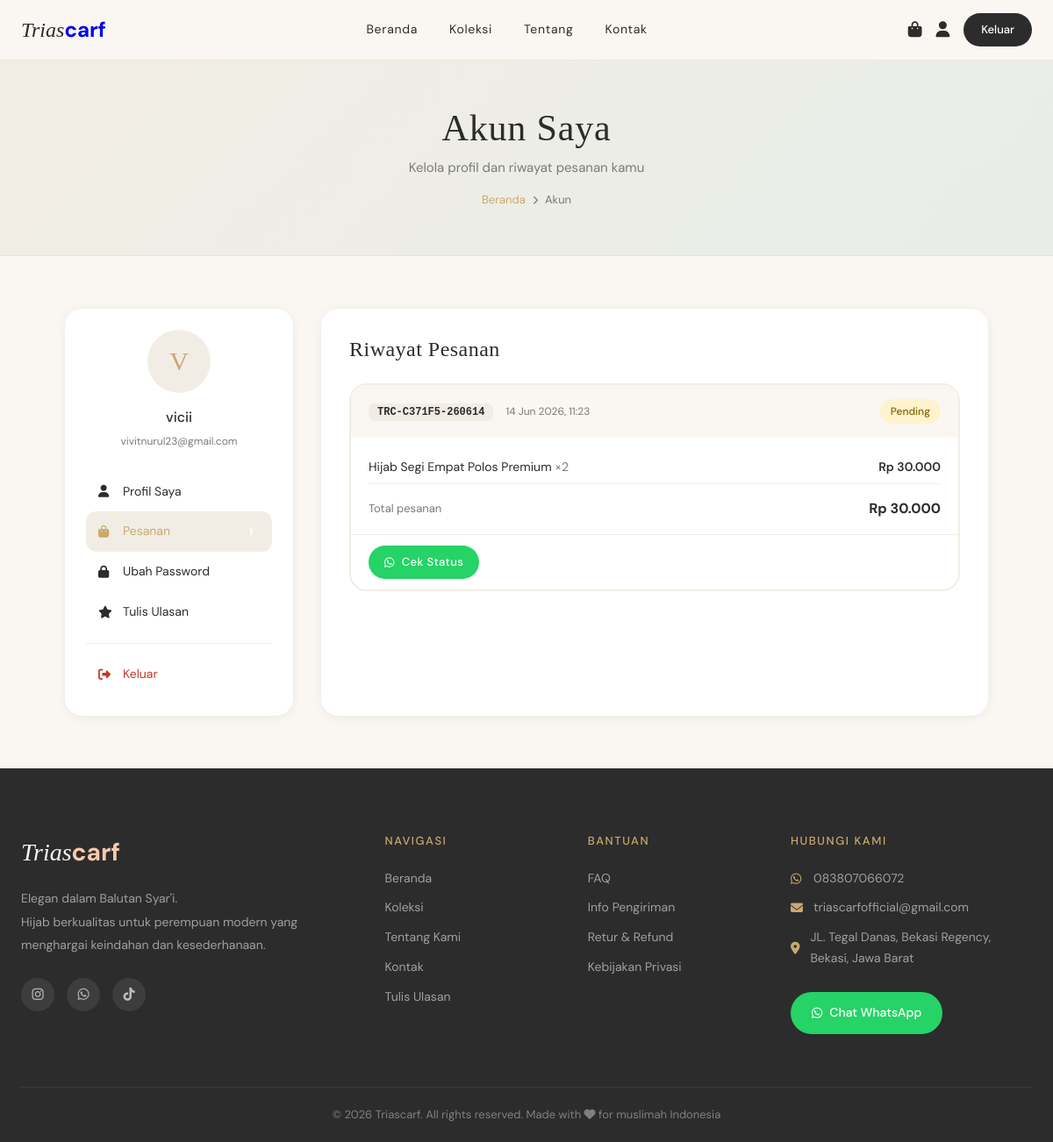
The page /triascraf/pages/account.php?tab=orders (signed in) on the database its author committed.
### tables this page shows
CREATE TABLE `users` (
  `id` int(11) NOT NULL,
  `name` varchar(100) NOT NULL,
  `email` varchar(150) NOT NULL,
  `password` varchar(255) NOT NULL,
  `phone` varchar(20) DEFAULT NULL,
  `address` text DEFAULT NULL,
  `city` varchar(100) DEFAULT NULL,
  `province` varchar(100) DEFAULT NULL,
  `postal_code` varchar(10) DEFAULT NULL,
  `role` enum('user','admin') DEFAULT 'user',
  `created_at` timestamp NOT NULL DEFAULT current_timestamp()
);

CREATE TABLE `orders` (
  `id` int(11) NOT NULL,
  `user_id` int(11) DEFAULT NULL,
  `order_code` varchar(30) NOT NULL,
  `name` varchar(100) NOT NULL,
  `email` varchar(150) NOT NULL,
  `phone` varchar(20) NOT NULL,
  `address` text NOT NULL,
  `city` varchar(100) NOT NULL,
  `province` varchar(100) NOT NULL,
  `postal_code` varchar(10) DEFAULT NULL,
  `notes` text DEFAULT NULL,
  `total_price` decimal(12,2) NOT NULL,
  `status` enum('pending','confirmed','shipped','delivered','cancelled') DEFAULT 'pending',
  `created_at` timestamp NOT NULL DEFAULT current_timestamp()
);

CREATE TABLE `order_items` (
  `id` int(11) NOT NULL,
  `order_id` int(11) NOT NULL,
  `product_id` int(11) DEFAULT NULL,
  `product_name` varchar(200) NOT NULL,
  `price` decimal(12,2) NOT NULL,
  `quantity` int(11) NOT NULL
);

CREATE TABLE `settings` (
  `id` int(11) NOT NULL,
  `key_name` varchar(100) NOT NULL,
  `value` text DEFAULT NULL
);

### triascraf/includes/config.php (called while the page is built, shortened)
<?php
function formatPrice($price) {
    return 'Rp ' . number_format($price, 0, ',', '.');
}
function getSetting($conn, $key) {
    $key = $conn->real_escape_string($key);
    $r = $conn->query("SELECT value FROM settings WHERE key_name = '$key'");
    if ($r && $r->num_rows > 0) return $r->fetch_assoc()['value'];
    return '';
}
?>

### triascraf/pages/account.php (the view, shortened to what this page needs)
<?php
require_once '../includes/config.php';
$uid = $_SESSION['user_id'];
$user   = $conn->query("SELECT * FROM users WHERE id=$uid")->fetch_assoc();
$orders = $conn->query("SELECT * FROM orders WHERE user_id=$uid ORDER BY created_at DESC LIMIT 10");
$orderCount = $conn->query("SELECT COUNT(*) as c FROM orders WHERE user_id=$uid")->fetch_assoc()['c'];
$tab = $_GET['tab'] ?? 'profile';
$provinces = ['Aceh','Bali','Banten','Bengkulu','DI Yogyakarta','DKI Jakarta','Gorontalo','Jambi','Jawa Barat','Jawa Tengah','Jawa Timur','Kalimantan Barat','Kalimantan Selatan','Kalimantan Tengah','Kalimantan Timur','Kalimantan Utara','Kepulauan Bangka Belitung','Kepulauan Riau','Lampung','Maluku','Maluku Utara','Nusa Tenggara Barat','Nusa Tenggara Timur','Papua','Papua Barat','Riau','Sulawesi Barat','Sulawesi Selatan','Sulawesi Tengah','Sulawesi Tenggara','Sulawesi Utara','Sumatera Barat','Sumatera Selatan','Sumatera Utara'];
?>
<?php include '../includes/header.php'; ?>
<div class="page-header">
    <h1>Akun Saya</h1>
    <p>Kelola profil dan riwayat pesanan kamu</p>
    <div class="breadcrumb">
        <a href="<?= BASE_URL ?>">Beranda</a>
        <i class="fas fa-chevron-right" style="font-size:10px"></i>
        <span>Akun</span>
    </div>
</div>
<div class="account-layout">
    <div class="account-sidebar">
        <div class="account-avatar"><?= strtoupper(substr($user['name'],0,1)) ?></div>
        <div class="account-name"><?= htmlspecialchars($user['name']) ?></div>
        <div class="account-email"><?= htmlspecialchars($user['email']) ?></div>
        <nav class="account-menu">
            <a href="?tab=profile" class="<?= $tab==='profile'?'active':'' ?>">
                <i class="fas fa-user" style="width:18px"></i> Profil Saya
            </a>
            <a href="?tab=orders" class="<?= $tab==='orders'?'active':'' ?>">
                <i class="fas fa-shopping-bag" style="width:18px"></i> Pesanan
                <?php if ($orderCount > 0): ?>
                <span style="margin-left:auto;background:var(--rose);color:white;font-size:11px;padding:2px 8px;border-radius:50px;font-weight:700"><?= $orderCount ?></span>
                <?php endif; ?>
            </a>
            <a href="?tab=password" class="<?= $tab==='password'?'active':'' ?>">
                <i class="fas fa-lock" style="width:18px"></i> Ubah Password
            </a>
            <a href="<?= BASE_URL ?>/pages/testimonial.php">
                <i class="fas fa-star" style="width:18px"></i> Tulis Ulasan
            </a>
            <hr style="border:none;border-top:1px solid var(--ivory);margin:12px 0">
            <a href="<?= BASE_URL ?>/pages/logout.php" style="color:var(--error)!important">
                <i class="fas fa-sign-out-alt" style="width:18px"></i> Keluar
            </a>
        </nav>
    </div>
    <div class="account-content">
        <?php if ($tab === 'profile'): ?>
        <h3 style="font-size:24px;margin-bottom:24px">Profil Saya</h3>
        <form method="POST">
            <input type="hidden" name="action" value="update_profile">
            <div class="form-row">
                <div class="form-group">
                    <label>Nama Lengkap *</label>
                    <input type="text" name="name" class="form-control" value="<?= htmlspecialchars($user['name']) ?>" required>
                </div>
                <div class="form-group">
                    <label>Nomor HP</label>
                    <input type="text" name="phone" class="form-control" value="<?= htmlspecialchars($user['phone'] ?? '') ?>" placeholder="08xxxxxxxxxx">
                </div>
            </div>
            <div class="form-group">
                <label>Email</label>
                <input type="email" class="form-control" value="<?= htmlspecialchars($user['email']) ?>" readonly style="background:var(--ivory);cursor:not-allowed" title="Email tidak dapat diubah">
                <small style="color:var(--muted);font-size:12px">Email tidak dapat diubah.</small>
            </div>
            <div class="form-group">
                <label>Alamat Lengkap</label>
                <textarea name="address" class="form-control" rows="2" placeholder="Jl. ..."><?= htmlspecialchars($user['address'] ?? '') ?></textarea>
            </div>
            <div class="form-row">
                <div class="form-group">
                    <label>Kota</label>
                    <input type="text" name="city" class="form-control" value="<?= htmlspecialchars($user['city'] ?? '') ?>">
                </div>
                <div class="form-group">
                    <label>Provinsi</label>
                    <select name="province" class="form-control">
                        <option value="">Pilih Provinsi</option>
                        <?php foreach($provinces as $prov): ?>
                        <option value="<?= $prov ?>" <?= ($user['province'] ?? '') === $prov ? 'selected' : '' ?>><?= $prov ?></option>
                        <?php endforeach; ?>
                    </select>
                </div>
            </div>
            <div class="form-group">
                <label>Kode Pos</label>
                <input type="text" name="postal_code" class="form-control" value="<?= htmlspecialchars($user['postal_code'] ?? '') ?>" placeholder="17210" style="max-width:200px">
            </div>
            <button type="submit" class="btn btn-primary"><i class="fas fa-save"></i> Simpan Perubahan</button>
        </form>
        <?php elseif ($tab === 'orders'): ?>
        <h3 style="font-size:24px;margin-bottom:24px">Riwayat Pesanan</h3>
        <?php if ($orders->num_rows > 0): ?>
        <div style="display:flex;flex-direction:column;gap:16px">
            <?php while($o = $orders->fetch_assoc()):
                $items = $conn->query("SELECT * FROM order_items WHERE order_id={$o['id']}");
            ?>
            <div style="border:2px solid var(--ivory);border-radius:var(--radius-lg);overflow:hidden;transition:border-color var(--transition)" onmouseover="this.style.borderColor='var(--rose)'" onmouseout="this.style.borderColor='var(--ivory)'">
                <div style="padding:16px 20px;background:var(--cream);display:flex;justify-content:space-between;align-items:center;flex-wrap:wrap;gap:10px">
                    <div>
                        <code style="background:var(--ivory);padding:3px 10px;border-radius:6px;font-size:12px;color:var(--rose);font-weight:700"><?= $o['order_code'] ?></code>
                        <span style="font-size:12px;color:var(--muted);margin-left:10px"><?= date('d M Y, H:i', strtotime($o['created_at'])) ?></span>
                    </div>
                    <span class="status-badge status-<?= $o['status'] ?>"><?= ucfirst($o['status']) ?></span>
                </div>
                <div style="padding:16px 20px">
                    <?php while($item = $items->fetch_assoc()): ?>
                    <div style="display:flex;justify-content:space-between;font-size:14px;padding:6px 0;border-bottom:1px solid var(--ivory)">
                        <span style="color:var(--body-text)"><?= htmlspecialchars($item['product_name']) ?> <span style="color:var(--muted)">×<?= $item['quantity'] ?></span></span>
                        <span style="font-weight:600;color:var(--charcoal)"><?= formatPrice($item['price'] * $item['quantity']) ?></span>
                    </div>
                    <?php endwhile; ?>
                    <div style="display:flex;justify-content:space-between;align-items:center;margin-top:14px">
                        <span style="font-size:13px;color:var(--muted)">Total pesanan</span>
                        <span style="font-weight:700;color:var(--rose);font-size:16px"><?= formatPrice($o['total_price']) ?></span>
                    </div>
                </div>
                <div style="padding:12px 20px;border-top:1px solid var(--ivory);display:flex;gap:10px">
                    <?php
                    $waMsg = urlencode("Halo Triascraf! 👋\nSaya ingin menanyakan status pesanan saya:\nNo. Order: *{$o['order_code']}*\n\nBisa tolong dicek? Terima kasih 🙏");
                    $waNum = getSetting($conn,'whatsapp_number');
                    ?>
                    <a href="https://wa.me/<?= $waNum ?>?text=<?= $waMsg ?>" target="_blank" class="btn btn-sm" style="background:#25D366;color:white">
                        <i class="fab fa-whatsapp"></i> Cek Status
                    </a>
                </div>
            </div>
            <?php endwhile; ?>
        </div>
        <?php endif; ?>
        <?php endif; ?>
    </div>
</div>
<?php include '../includes/footer.php'; ?>

### triascraf/includes/footer.php (shortened to what this page needs)
</div><footer class="footer">
    <div class="footer-container">
        <div class="footer-brand">
            <div class="footer-logo"><span class="logo-script">Trias</span><span class="logo-bold">carf</span></div>
            <p>Elegan dalam Balutan Syar'i.<br>Hijab berkualitas untuk perempuan modern yang menghargai keindahan dan kesederhanaan.</p>
            <div class="footer-social">
                <a href="https://www.instagram.com/<?= getSetting($conn, 'store_instagram') ?: 'triascarfofficial' ?>" target="_blank" title="Instagram"><i class="fab fa-instagram"></i></a>
                <a href="https://wa.me/<?= preg_replace('/[^0-9]/', '', getSetting($conn, 'whatsapp_number') ?: '083807066072') ?>" target="_blank" title="WhatsApp"><i class="fab fa-whatsapp"></i></a>
                <a href="https://tiktok.com/@triascarf" target="_blank" title="TikTok"><i class="fab fa-tiktok"></i></a>
            </div>
        </div>
        <div class="footer-links">
            <h4>Navigasi</h4>
            <a href="<?= BASE_URL ?>">Beranda</a>
            <a href="<?= BASE_URL ?>/pages/shop.php">Koleksi</a>
            <a href="<?= BASE_URL ?>/pages/about.php">Tentang Kami</a>
            <a href="<?= BASE_URL ?>/pages/contact.php">Kontak</a>
            <a href="<?= BASE_URL ?>/pages/testimonial.php">Tulis Ulasan</a>
        </div>
        <div class="footer-links">
            <h4>Bantuan</h4>
            <a href="<?= BASE_URL ?>/pages/faq.php">FAQ</a>
            <a href="<?= BASE_URL ?>/pages/shipping.php">Info Pengiriman</a>
            <a href="<?= BASE_URL ?>/pages/return.php">Retur &amp; Refund</a>
            <a href="<?= BASE_URL ?>/pages/privacy.php">Kebijakan Privasi</a>
        </div>
        <div class="footer-contact">
            <h4>Hubungi Kami</h4>
            <p><i class="fab fa-whatsapp"></i> <?= getSetting($conn, 'whatsapp_number') ?: '083807066072' ?></p>
            <p><i class="fas fa-envelope"></i> <?= getSetting($conn, 'store_email') ?: 'hello@triascraf.com' ?></p>
            <p><i class="fas fa-map-marker-alt"></i> <?= getSetting($conn, 'store_address') ?: 'Bekasi, Jawa Barat' ?></p>
            <a href="https://wa.me/<?= preg_replace('/[^0-9]/', '', getSetting($conn, 'whatsapp_number') ?: '083807066072') ?>" class="btn-wa" target="_blank">
                <i class="fab fa-whatsapp"></i> Chat WhatsApp
            </a>
        </div>
    </div> <div class="footer-bottom">
        <p>© <?= date('Y') ?> Triascarf. All rights reserved. Made with <i class="fas fa-heart" style="color:var(--rose)"></i> for muslimah Indonesia</p>
    </div>
</footer>
</body>
</html>

### rows shown on the page
users: name "V", name "vicii", email "vivitnurul23@gmail.com"
orders: order_code "TRC-C371F5-260614", created_at "14 Jun 2026, 11:23", status "Pending", total_price "Rp 30.000"
order_items: product_name "Hijab Segi Empat Polos Premium", quantity "2", formatPrice($item['price'] * $item['quantity']) "Rp 30.000"
settings: value "083807066072"
settings: value "triascarfofficial@gmail.com"
settings: value "JL. Tegal Danas, Bekasi Regency, Bekasi, Jawa Barat"
